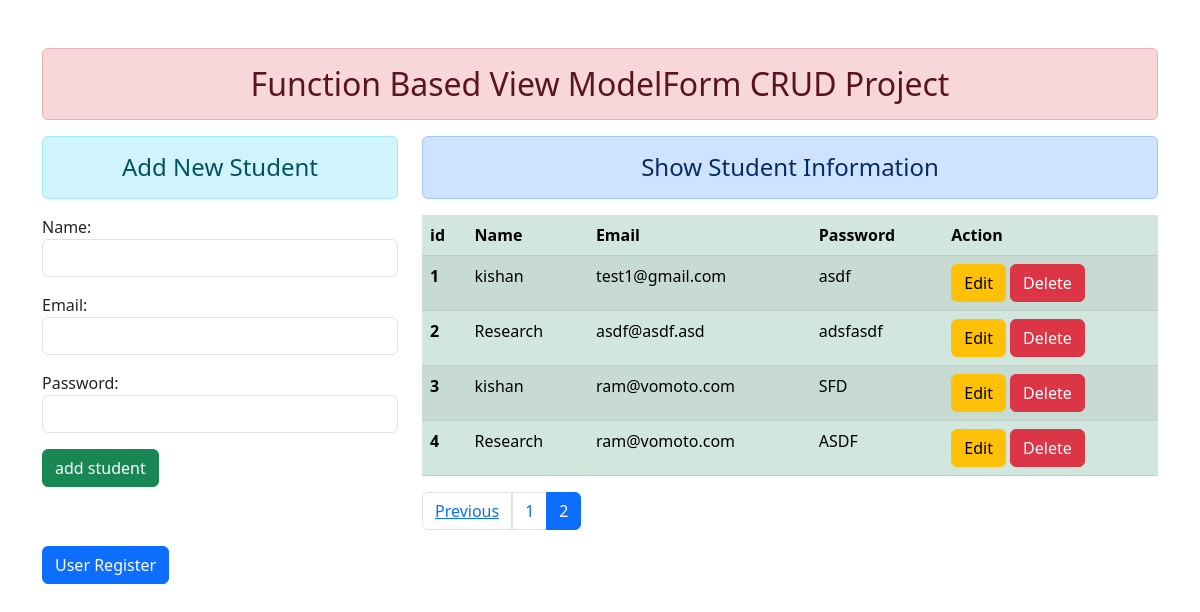
Screenshot of /?page=2 with the database file from the repository.
### enroll/models.py (models this page shows, shortened)
class User(models.Model):
    name = models.CharField(max_length=70)
    email = models.EmailField(max_length=100)
    password = models.CharField(max_length=100)

### enroll/views.py (the view)
# urls.py: path('', views.add_show, name='add_show'),
def add_show(request):
    if request.method == 'POST':
        form = StudentRegistration(request.POST)
        if form.is_valid():
            form.save()
        form = StudentRegistration()
        return redirect(reverse('add_show'))
    else:
        form = StudentRegistration()
    user_data = list(User.objects.all())
    p = Paginator(user_data, 4)
    page_number = request.GET.get('page')
    try:
        page_obj = p.get_page(page_number)  # returns the desired page object
    except PageNotAnInteger:
        page_obj = p.page(1)
    except EmptyPage:
        page_obj = p.page(p.num_pages)
    context = {'page_obj': page_obj}
    return render(request, 'enroll/addandshow.html', {'form': form, 'user_data': user_data, 'context': context})

### enroll/forms.py
class StudentRegistration(forms.ModelForm):
    class Meta():
        model = User
        fields = ['name', 'email', 'password']
        widgets = {
            'name': forms.TextInput(attrs={'class': 'form-control'}),
            'email': forms.EmailInput(attrs={'class': 'form-control'}),
            'password': forms.PasswordInput(render_value=True, attrs={'class': 'form-control'}),
        }

### enroll/templates/enroll/addandshow.html (shortened to what this page needs)
{% extends 'enroll/base.html' %}
{% block content %}
<div class="row">
  <div class="col-sm-4">
    <h4 class="text-center alert alert-info">Add New Student</h4>
    <form action="" method="post">
      {{form.as_p}}
      <input type="submit" class="btn btn-success" value="add student" />
    </form>
  </div>
  <div class="col-sm-8">
    <h4 class="text-center alert alert-primary">Show Student Information</h4>
    {% if user_data %}
        <table class="table table-success table-striped">
            <thead>
                <tr>
                  <th scope="col">id</th>
                  <th scope="col">Name</th>
                  <th scope="col">Email</th>
                  <th scope="col">Password</th>
                  <th scope="col">Action</th>
                </tr>
              </thead>
              <tbody>
                {% for usr_data in context.page_obj %}
                    <tr>
                        <th scope="row">{{ forloop.counter }}</th>
                        <td>{{ usr_data.name }}</td>
                        <td>{{ usr_data.email }}</td>
                        <td>{{ usr_data.password }}</td>
                        <td>
                            <a href="{% url 'update_record' usr_data.id %}" class="btn btn-warning">Edit</a>
                            <form action="{% url 'delete_record' usr_data.id %}" method="post" class="d-inline">
                                <input type="submit" class="btn btn-danger" value="Delete" />
                            </form>
                        </td>
                    </tr>
                {% endfor %}
              </tbody>
        </table>
        <nav aria-label="...">
            <ul class="pagination">
                {%if context.page_obj.has_previous %}
                    <li class="page-item">
                        <a href="?page={{context.page_obj.previous_page_number}}"><span class="page-link">Previous</span></a>
                    </li>
                {% endif %}
                {% for num in context.page_obj.paginator.page_range %}
                    {% if context.page_obj.number == num %}
                        <li class="page-item active" aria-current="page">
                            <a href="?page={{ num }}" class="page-link">{{ num }}</a>
                        </li>
                    {% else %}
                        <li><a href="?page={{ num }}"  class="page-link">{{ num }}</a></li>
                    {% endif %}
                {% endfor %}
            </ul>
        </nav>
    {% else %}
    <h4 class="text-center alert alert-warning">No Records</h4>
    {% endif %}
  </div>
</div>
<a href="{% url 'student_register' %}" class="btn btn-primary">User Register</a>
{% endblock content %}

### rows the page displays
User: name "kishan", email "test1@gmail.com", password "asdf"
User: name "Research", email "asdf@asdf.asd", password "adsfasdf"
User: name "kishan", email "ram@vomoto.com", password "SFD"
User: name "Research", email "ram@vomoto.com", password "ASDF"

### other values shown
{{ num }} "1"
{{ num }} "2"
